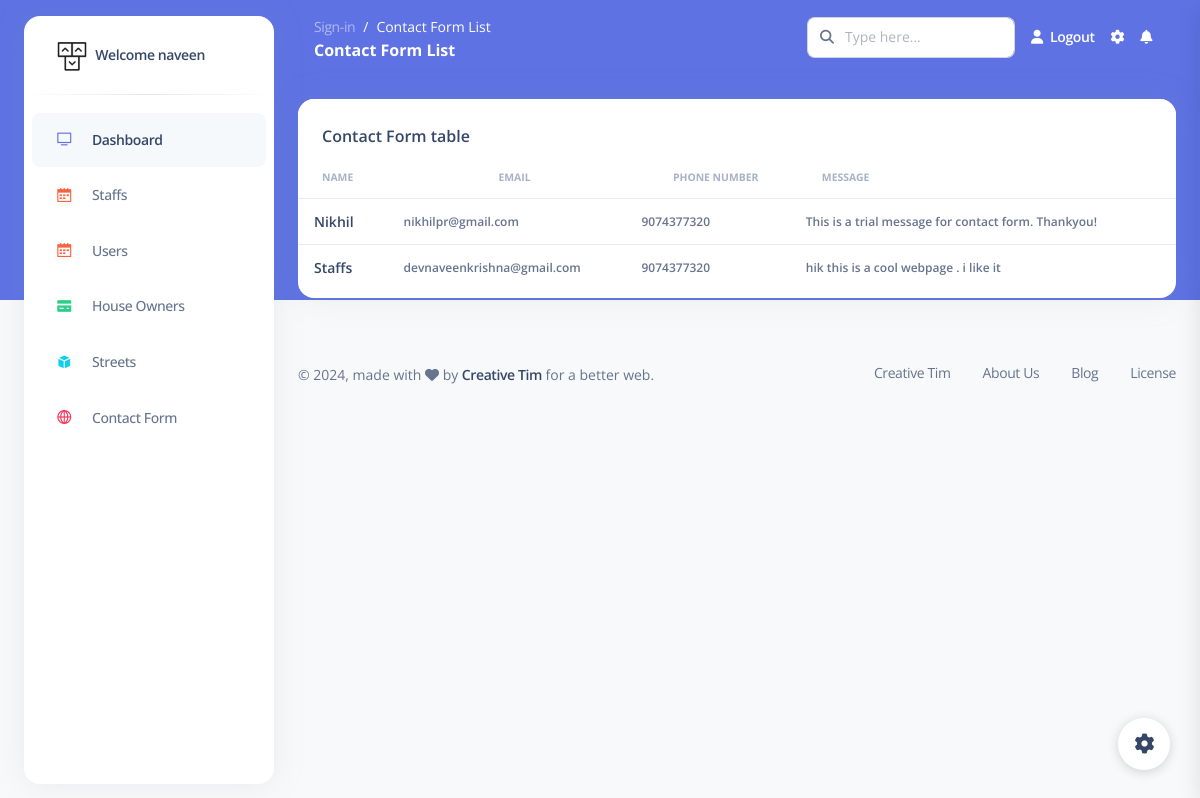
Page /cadmin/contact_form (signed in) on the committed database.
### cadmin/models.py (models this page shows)
class Contact_Form(models.Model):
    name = models.CharField(max_length=40)
    email = models.EmailField(max_length=150)
    ph_no = models.IntegerField()
    message = models.TextField()

### cadmin/views.py (the view)
# urls.py: path('contact_form', views.contact_form, name="contact_form" ),
@login_required(login_url='admin_login')
def contact_form(request):
    msg = Contact_Form.objects.all()
    page = "Contact Form List"
    return render(request, 'admin/ContactForm/contactlist.html', {'page': page, 'msg': msg})

### templates/admin/ContactForm/contactlist.html
{% extends 'bases/adminbase.html' %}
{% load static %}
{% block content %}
<div class="container-fluid py-4">
    <div class="row">
        <div class="col-12">
            <div class="card mb-4">
                <div class="card-header pb-0">
                    <h6>Contact Form table</h6>
                </div>
                <div class="card-body px-0 pt-0 pb-2">
                    <div class="table-responsive p-0">
                        <table class="table align-items-center mb-0">
                            <thead>
                                <tr>
                                    <th class="text-uppercase text-secondary text-xxs font-weight-bolder opacity-7">
                                        Name</th>
                                    <th
                                        class="text-center text-uppercase text-secondary text-xxs font-weight-bolder opacity-7">
                                         email</th>
                                    <th
                                        class="text-center text-uppercase text-secondary text-xxs font-weight-bolder opacity-7">
                                        Phone Number</th>
                                    <th class="text-uppercase text-secondary text-xxs font-weight-bolder opacity-7">Message</th>
                                </tr>
                            </thead>
                            <tbody>
                                {% for i in msg %}
                                <tr>
                                    <td>
                                        <div class="d-flex px-2 py-1">
                                            <div class="d-flex flex-column justify-content-center">
                                                <h6 class="mb-0 text-sm">{{i.name}}</h6>
                                            </div>
                                        </div>
                                    </td>
                                    <td>
                                        <p class="text-xs font-weight-bold mb-0">{{i.email}}</p>
                                    </td>
                                <td>
                                    <p class="text-xs font-weight-bold mb-0">{{i.ph_no}}</p>
                                    </td>
                                <td>
                                        <p class="text-xs font-weight-bold mb-0">{{i.message}}</p>
                                    </td>
                                </tr>
                                {% endfor %}
                            </tbody>
                        </table>
                    </div>
                </div>
            </div>
        </div>
    </div>
</div>
{% endblock content %}

### templates/bases/adminbase.html (shortened to what this page needs)
{% load static %}
<!DOCTYPE html>
<html lang="en">
<head>
  <link href="{% static 'admin/css/nucleo-icons.css' %}" rel="stylesheet" />
  <link href="{% static 'admin/css/nucleo-svg.css' %}" rel="stylesheet" />
  <link href="{% static 'admin/css/nucleo-svg.css' %}" rel="stylesheet" />
  <link id="pagestyle" href="{% static 'admin/css/argon-dashboard.css' %}" rel="stylesheet" />
</head>
<body class="g-sidenav-show   bg-gray-100">
  <aside class="sidenav bg-white navbar navbar-vertical navbar-expand-xs border-0 border-radius-xl my-3 fixed-start ms-4 " id="sidenav-main">
    <div class="sidenav-header">
      <a class="navbar-brand m-0" href=" https://demos.creative-tim.com/argon-dashboard/pages/dashboard.html " target="_blank">
        <img src="{% static 'admin/img/logo-ct-dark.png' %}" class="navbar-brand-img h-100" alt="main_logo">
        <span class="ms-1 font-weight-bold">Welcome {{ request.user.username }}</span>
      </a>
    </div>
    <hr class="horizontal dark mt-0">
    <div class="collapse navbar-collapse  w-auto " id="sidenav-collapse-main">
      <ul class="navbar-nav">
        <li class="nav-item">
          <a class="nav-link active" href="{% url 'dashboard' %}">
            <div class="icon icon-shape icon-sm border-radius-md text-center me-2 d-flex align-items-center justify-content-center">
              <i class="ni ni-tv-2 text-primary text-sm opacity-10"></i>
            </div>
            <span class="nav-link-text ms-1">Dashboard</span>
          </a>
        </li>
        <li class="nav-item">
            <a class="nav-link " href="{% url 'staff_list' %}">
              <div class="icon icon-shape icon-sm border-radius-md text-center me-2 d-flex align-items-center justify-content-center">
                <i class="ni ni-calendar-grid-58 text-warning text-sm opacity-10"></i>
              </div>
              <span class="nav-link-text ms-1">Staffs</span>
            </a>
          </li>
        <li class="nav-item">
          <a class="nav-link " href="{% url 'users_list' %}">
            <div class="icon icon-shape icon-sm border-radius-md text-center me-2 d-flex align-items-center justify-content-center">
              <i class="ni ni-calendar-grid-58 text-warning text-sm opacity-10"></i>
            </div>
            <span class="nav-link-text ms-1">Users</span>
          </a>
        </li>
        <li class="nav-item">
          <a class="nav-link " href="{% url 'hwlist' %}">
            <div class="icon icon-shape icon-sm border-radius-md text-center me-2 d-flex align-items-center justify-content-center">
              <i class="ni ni-credit-card text-success text-sm opacity-10"></i>
            </div>
            <span class="nav-link-text ms-1">House Owners</span>
          </a>
        </li>
        <li class="nav-item">
          <a class="nav-link " href="{% url 'street_list' %}">
            <div class="icon icon-shape icon-sm border-radius-md text-center me-2 d-flex align-items-center justify-content-center">
              <i class="ni ni-app text-info text-sm opacity-10"></i>
            </div>
            <span class="nav-link-text ms-1">Streets</span>
          </a>
        </li>
        <li class="nav-item">
          <a class="nav-link " href="{% url 'contact_form' %}">
            <div class="icon icon-shape icon-sm border-radius-md text-center me-2 d-flex align-items-center justify-content-center">
              <i class="ni ni-world-2 text-danger text-sm opacity-10"></i>
            </div>
            <span class="nav-link-text ms-1">Contact Form</span>
          </a>
        </li>
      </ul>
    </div>
  </aside>
  <main class="main-content position-relative border-radius-lg ">
    <nav class="navbar navbar-main navbar-expand-lg px-0 mx-4 shadow-none border-radius-xl " id="navbarBlur" data-scroll="false">
      <div class="container-fluid py-1 px-3">
        <nav aria-label="breadcrumb">
          <ol class="breadcrumb bg-transparent mb-0 pb-0 pt-1 px-0 me-sm-6 me-5">
            <li class="breadcrumb-item text-sm"><a class="opacity-5 text-white" href="{% url 'admin_login' %}">Sign-in</a></li>
            <li class="breadcrumb-item text-sm text-white active" aria-current="page">{{page}}</li>
          </ol>
          <h6 class="font-weight-bolder text-white mb-0">{{page}}</h6>
        </nav>
        <div class="collapse navbar-collapse mt-sm-0 mt-2 me-md-0 me-sm-4" id="navbar">
          <div class="ms-md-auto pe-md-3 d-flex align-items-center">
            <div class="input-group">
              <span class="input-group-text text-body"><i class="fas fa-search" aria-hidden="true"></i></span>
              <input type="text" class="form-control" placeholder="Type here...">
            </div>
          </div>
          <ul class="navbar-nav  justify-content-end">
            <li class="nav-item d-flex align-items-center">
              <a href="{% url 'admin_logout' %}" class="nav-link text-white font-weight-bold px-0">
                <i class="fa fa-user me-sm-1"></i>
                <span class="d-sm-inline d-none">Logout</span>
              </a>
            </li>
            <li class="nav-item px-3 d-flex align-items-center">
              <a href="javascript:;" class="nav-link text-white p-0">
                <i class="fa fa-cog fixed-plugin-button-nav cursor-pointer"></i>
              </a>
            </li>
            <li class="nav-item dropdown pe-2 d-flex align-items-center">
              <a href="javascript:;" class="nav-link text-white p-0" id="dropdownMenuButton" data-bs-toggle="dropdown" aria-expanded="false">
                <i class="fa fa-bell cursor-pointer"></i>
              </a>
        </div>
      </div>
    </nav>
    {% block content %}
    {% endblock content %}
    <footer class="footer pt-3  ">
        <div class="container-fluid">
          <div class="row align-items-center justify-content-lg-between">
            <div class="col-lg-6 mb-lg-0 mb-4">
              <div class="copyright text-center text-sm text-muted text-lg-start">
                © ,
                made with <i class="fa fa-heart"></i> by
                <a href="https://www.creative-tim.com" class="font-weight-bold" target="_blank">Creative Tim</a>
                for a better web.
              </div>
            </div>
            <div class="col-lg-6">
              <ul class="nav nav-footer justify-content-center justify-content-lg-end">
                <li class="nav-item">
                  <a href="https://www.creative-tim.com" class="nav-link text-muted" target="_blank">Creative Tim</a>
                </li>
                <li class="nav-item">
                  <a href="https://www.creative-tim.com/presentation" class="nav-link text-muted" target="_blank">About Us</a>
                </li>
                <li class="nav-item">
                  <a href="https://www.creative-tim.com/blog" class="nav-link text-muted" target="_blank">Blog</a>
                </li>
                <li class="nav-item">
                  <a href="https://www.creative-tim.com/license" class="nav-link pe-0 text-muted" target="_blank">License</a>
                </li>
              </ul>
            </div>
          </div>
        </div>
      </footer>
  </main>
  <div class="fixed-plugin">
    <a class="fixed-plugin-button text-dark position-fixed px-3 py-2">
      <i class="fa fa-cog py-2"> </i>
    </a>
  </div>
</body>
</html>

### static/css/nucleo-svg.css (style rules this page uses)
.icon { display: inline-block; color: #111111; height: 1em; width: 1em; }
.icon-sm { height: 0.8em; width: 0.8em; }
.icon { fill: currentColor; stroke: none; }

### rows in the picture
Contact_Form: name "Nikhil", email "nikhilpr@gmail.com", ph_no "9074377320", message "This is a trial message for contact form. Thankyou!"
Contact_Form: name "Staffs", email "devnaveenkrishna@gmail.com", ph_no "9074377320", message "hik this is a cool webpage . i like it"

### other values in the picture
{{ request.user.username }} "naveen"
{{ page }} "Contact Form List"
